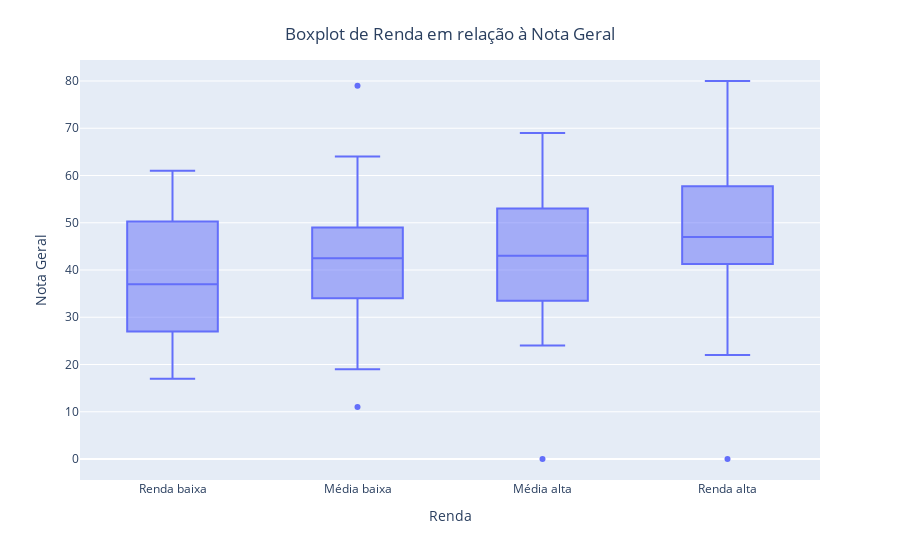

Source (notebook cell):
### Code cell
categorias = {
    'A': 'Renda baixa',
    'B': 'Média baixa',
    'C': 'Média alta',
    'D': 'Média alta',
    'E': 'Renda alta',
    'F': 'Renda alta',
    'G': 'Renda alta'
}

ordem_categorias = {'Renda baixa': 1, 'Média baixa': 2, 'Média alta': 3, 'Renda alta': 4}

dados_explorados['Nota_geral'] = pd.to_numeric(dados_explorados['Nota_geral'], errors='coerce')
dados_explorados = dados_explorados.dropna(subset=['Nota_geral'])

dados_explorados['Categoria'] = dados_explorados['Renda'].map(categorias)

#calcular as medianas das notas gerais para cada categoria de renda
medianas = dados_explorados.groupby('Categoria')['Nota_geral'].median().reset_index()

#ordenar os resultados com base nas medianas
medianas['ordem_categoria'] = medianas['Categoria'].map(ordem_categorias)
medianas = medianas.sort_values(by='ordem_categoria')


fig = px.box(dados_explorados, x='Categoria', y='Nota_geral', 
             labels={'Categoria': 'Renda', 'Nota_geral': 'Nota Geral'},
             category_orders={"Categoria": medianas['Categoria']})
fig.update_layout(title='Boxplot de Renda em relação à Nota Geral', title_x=0.5, title_y=0.95)
fig.show()

### Figure 1 — Plotly figure (JSON) as saved in the notebook; plotly's stock layout.template omitted (floating-point values rounded to 4 significant figures; data arrays with more than 128 entries replaced by an {"elided": "..."} marker saying what was removed)
{"data": [{"alignmentgroup": "True", "hovertemplate": "Renda=%{x}<br>Nota Geral=%{y}<extra></extra>", "legendgroup": "", "marker": {"color": "#636efa"}, "name": "", "notched": false, "offsetgroup": "", "orientation": "v", "showlegend": false, "type": "box", "x": {"elided": "164 str values"}, "x0": " ", "xaxis": "x", "y": {"elided": "164 int values"}, "y0": " ", "yaxis": "y"}], "layout": {"boxmode": "group", "legend": {"tracegroupgap": 0}, "margin": {"t": 60}, "title": {"text": "Boxplot de Renda em relação à Nota Geral", "x": 0.5, "y": 0.95}, "xaxis": {"anchor": "y", "categoryarray": ["Renda baixa", "Média baixa", "Média alta", "Renda alta"], "categoryorder": "array", "domain": [0, 1], "title": {"text": "Renda"}}, "yaxis": {"anchor": "x", "domain": [0, 1], "title": {"text": "Nota Geral"}}}}
